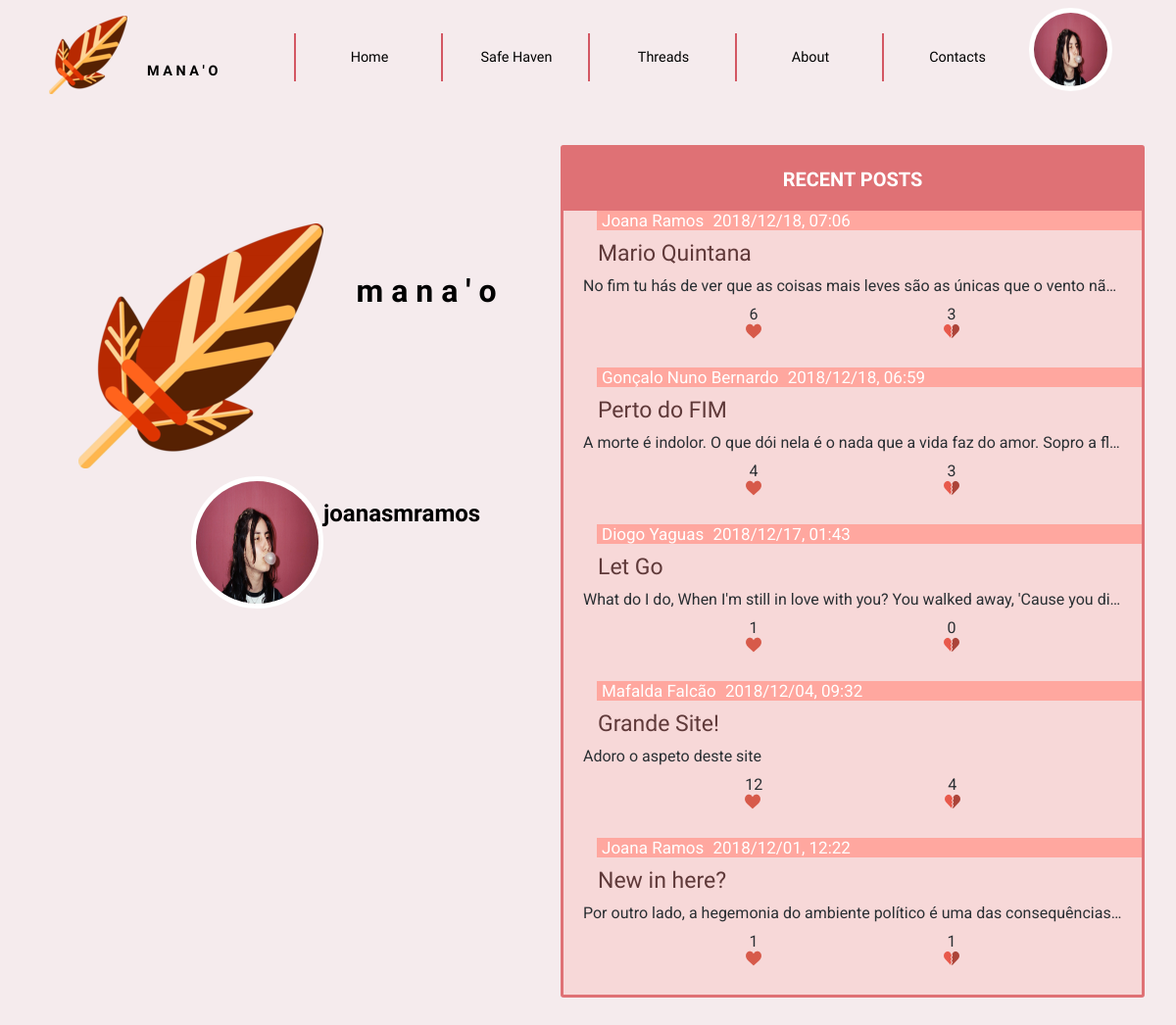
Screenshot of /templates/home.php (signed in) with the database file from the repository.
### tables this page shows
CREATE TABLE User (ID INTEGER PRIMARY KEY AUTOINCREMENT, Username STRING UNIQUE NOT NULL, Password CHAR (256) NOT NULL, Name STRING NOT NULL, Email STRING NOT NULL UNIQUE, Bio STRING, Profile_Pic STRING NOT NULL DEFAULT "default.png", ParticipationDate STRING NOT NULL);

CREATE TABLE Post (ID INTEGER PRIMARY KEY AUTOINCREMENT, User_ID INTEGER NOT NULL REFERENCES User (ID), Title STRING NOT NULL, Text STRING NOT NULL, Date STRING NOT NULL, Upvotes INTEGER DEFAULT 0, Downvotes INTEGER DEFAULT 0);

### database/user.php (called while the page is built, shortened)
<?php
      function getName($userID) {
        global $dbh;
        try {
          $stmt = $dbh->prepare('SELECT Name FROM User WHERE ID = ?');
          $stmt->execute(array($userID));
          if($row = $stmt->fetch()){
            return $row['Name'];
          }
        }catch(PDOException $e) {
          return -1;
        }
      }
    function getUserPhoto($userID) {
      global $dbh;
      try {
        $stmt = $dbh->prepare('SELECT Profile_Pic FROM User WHERE ID = ?');
        if($stmt->execute(array($userID))) {
          $row = $stmt->fetch();
          return $row['Profile_Pic'];
        }
      }catch(PDOException $e) {
        return null;
      }
    }
?>

### database/post.php (called while the page is built, shortened)
<?php
	function getFiveMostRecentPosts()
	{
		global $dbh;
		try {
			$stmt = $dbh->prepare('SELECT * from Post ORDER BY Date DESC LIMIT 5');
			if($stmt->execute())
				return $stmt->fetchAll();
			else
				return -1;
		} catch(PDOException $e) {
			return -1;
		}
	}
?>

### templates/post.php (the view, shortened to what this page needs)
<?php
    include_once('../includes/init.php');
    include_once("../database/post.php");
    include_once("../actions/verifyAndConvertText.php");
            function viewAllPosts() {
                $posts = getFiveMostRecentPosts();
            foreach($posts as $post) {
                viewPosts($post);
                }
            }
            function viewPosts($post) {
                ?>
        <article id="posts">
            <header>
                <span class="author">
                    <?php echo getName($post['User_ID']) ?>
                </span>
                <span class="date">
                    <?= $post['Date'] ?>
                </span>
            </header>
            <a id="title" href="viewPost.php?id=<?=$post['ID']?>" target="_blank"><?= $post['Title'] ?></a>
            <p id="text_wrote">
            </p>
            <footer id="votes">
                <div id="upvotes" onclick="updateUpvotes(<?=$post['ID']?>)">
                    <p id="upvote<?=$post['ID']?>"><?=$post['Upvotes']?></p>
					<img src="../images/upvote.png"alt="Upvote">
                </div>
                <div id="downvotes" onclick="updateDownvotes(<?=$post['ID']?>)">
                    <p id="downvote<?=$post['ID']?>"><?=$post['Downvotes']?></p>
					<img src="../images/downvote.png"alt="Downvote">
                </div>
            </footer>
        </article>
       <?php }?>

### templates/header.php (shortened to what this page needs)
<!DOCTYPE html>
<html>
<head>
    <link href="../css/main_layout.css" rel="stylesheet">
    <link href="../css/main_style.css" rel="stylesheet">
</head>
<body>
    <header>
        <label class="homeButton" type="submit_home" value="" onclick="window.location='../templates/home.php';"></label>
        <h3>M A N A ' O</h3>
        <nav id="menu">
            <ol>
                <li><a href="home.php">Home</a></li>
                <li><a href="http://www.pixelthoughts.co/#">Safe Haven</a></li>
                <li><a href="threads.php?filter=Recent">Threads</a></li>
                <li><a href="about.php">About</a></li>
                <li><a href="contacts.php">Contacts</a></li>
            </ol>
        </nav>
        <div class="dropdown">
                <img id="profile" src="../profilePictures/<?php
                    include_once('../includes/init.php');
                    include_once("../database/user.php");
                    echo getUserPhoto($_SESSION['userID']);
                ?>" alt="Profile picture" onclick="myFunction()" class="dropbtn">
            </div>
    </header>

### templates/home.php (shortened to what this page needs)
<?php
    include_once("header.php");
?>
    <!DOCTYPE html>
    <html>
    <head>
        <link href="../css/main_layout.css" rel="stylesheet">
        <link href="../css/main_style.css" rel="stylesheet">
        <link href="../css/others.css" rel="stylesheet">
        <link href="../css/posts.css" rel="stylesheet">
    </head>
    <body>
        <section class="home">
            <div id="sidebar_left">
                <img id="logo" src="../images/icon_big.png" alt="Site's icon">
                <h2>m a n a ' o</h2>
                <img id="profilepicture" src="../profilePictures/<?php
                    include_once('../includes/init.php');
                    include_once("../database/user.php");
                    echo getUserPhoto($_SESSION['userID']);
                ?>" alt="Profile picture">
                <h4><?=$_SESSION['username']?></h4>
            </div>
            <div id="friendsPosts" >
                <h3>RECENT POSTS</h3>
                <?php
                    include_once('post.php');
                    viewAllPosts();
                ?>
            </div>
        </section>
    </body>
    </html>

### actions/verifyAndConvertText.php
<?php
    function convertText($text) {
        $reg_exUrl = "/(http|https|ftp|ftps)\:\/\/[a-zA-Z0-9\-\.]+\.[a-zA-Z]{2,3}(\/\S*)?/";
        if (preg_match($reg_exUrl, $text, $url)) {
            echo preg_replace($reg_exUrl, '<a href="' . $url[0] . '" rel="nofollow">' . $url[0] . '</a>', $text);
        } else echo $text;
}
?>

### css/main_layout.css (style rules this page uses)
body { margin: 0em; }
body > header { margin: 0em; display: grid; grid-template-rows: auto; grid-template-columns: 1fr 1fr 5fr 1fr; grid-template-areas: "manao name navigator profilepic"; position: -webkit-sticky; position: sticky; top: 0; width: 100%; }
.homeButton { grid-area: manao; justify-self: right; align-self: center; height: auto; }
body > header > h3 { grid-area: name; margin: 0em; justify-self: left; align-self: center; }
#menu { grid-area: navigator; justify-self: right; align-self: center; }
#menu ol li { display: inline-flex; width: 100%; justify-self: center; }
#menu ol { margin: 0em; display: grid; grid-template-rows: auto; grid-template-columns: 1fr 1fr 1fr 1fr 1fr; grid-template-areas: "home safehaven threads contacts about"; width: 100%; }
#menu ol > li { justify-self: left; align-self: center; justify-items: center; justify-content: space-evenly; }
#menu ol > :nth-child(1) { grid-area: home; }
#menu ol > :nth-child(2) { grid-area: safehaven; }
#menu ol > :nth-child(3) { grid-area: threads; }
#menu ol > :nth-child(4) { grid-area: contacts; }
#menu ol > :nth-child(5) { grid-area: about; }
.home { margin: 6em; margin-bottom: 0; display: grid; grid-template-rows: auto; grid-template-columns: 1fr 1fr; grid-template-areas: "sidebar_left posts" ". posts"; width: auto; height: auto; align-content: space-between; justify-content: space-between; }
.home > #sidebar_left { grid-area: sidebar_left; display: grid; grid-template-rows: 1fr 1fr; grid-template-columns: 1fr 1fr; grid-template-areas: "image companyname" "profilepicture username"; width: auto; height: auto; }
.home > #sidebar_left > #logo { grid-area: image; align-self: right; justify-self: center; }
.home > #sidebar_left > h2 { grid-area: companyname; align-self: center; justify-self: left; width: 100%; }
.home > #sidebar_left > h4 { grid-area: username; justify-self: left; align-self: left; }
.home > #friendsPosts, .home > h3 { grid-area: posts; align-self: center; justify-self: left; width: 100%; height: auto; }
.home > #sidebar_left > img#profilepicture { grid-area: profilepicture; align-self: right; justify-self: right; }
.home > #friendsPosts > article#posts { display: grid; grid-template-rows: auto; grid-template-columns: auto; grid-template-areas: "info_span" "title" "text_wrote" "votes"; width: 100%; height: auto; }
.home > #friendsPosts > article#posts > header > .author, .home > #friendsPosts > article#posts > header > .date { grid-area: info_span; width:auto; }
.home > #friendsPosts > article#posts > a#title { grid-area: title; width:auto; }
.home > #friendsPosts > article#posts > p#text_wrote { grid-area: text_wrote; }
.home > #friendsPosts > article#posts > footer#votes { grid-area: votes; display: flex; flex-direction: row; flex-flow: row; justify-content: space-evenly; justify-items: flex-start; width: auto; height: auto; }
.dropbtn { color: white; border: none; cursor: pointer; }
.dropdown { position: relative; display: inline-block; }

### css/others.css (style rules this page uses)
:root { --maincolor_bckgrnd: #F5EBED; --color_smallhover: #2a2f33; --color_separator: #5f3939; }
.home { margin: 0; color: var(--color_smallhover); }
.home > #sidebar_left > #logo { float: left; margin-left: 5em; margin-top: 7em; }

### rows the page displays
user: Profile_Pic (picture)
post: User_ID.Name "Joana Ramos", Date "2018/12/18, 07:06", Title "Mario Quintana", Text "No fim tu hás de ver que as coisas mais leves são as únicas que o vento nã…", Upvotes "6", Downvotes "3"
post: User_ID.Name "Gonçalo Nuno Bernardo", Date "2018/12/18, 06:59", Title "Perto do FIM", Text "A morte é indolor. O que dói nela é o nada que a vida faz do amor. Sopro a fl…", Upvotes "4", Downvotes "3"
post: User_ID.Name "Diogo Yaguas", Date "2018/12/17, 01:43", Title "Let Go", Text "What do I do, When I'm still in love with you? You walked away, 'Cause you di…", Upvotes "1", Downvotes "0"
post: User_ID.Name "Mafalda Falcão", Date "2018/12/04, 09:32", Title "Grande Site!", Text "Adoro o aspeto deste site", Upvotes "12", Downvotes "4"
post: User_ID.Name "Joana Ramos", Date "2018/12/01, 12:22", Title "New in here?", Text "Por outro lado, a hegemonia do ambiente político é uma das consequências…", Upvotes "1", Downvotes "1"

### other values shown
$_SESSION['username'] "joanasmramos"
